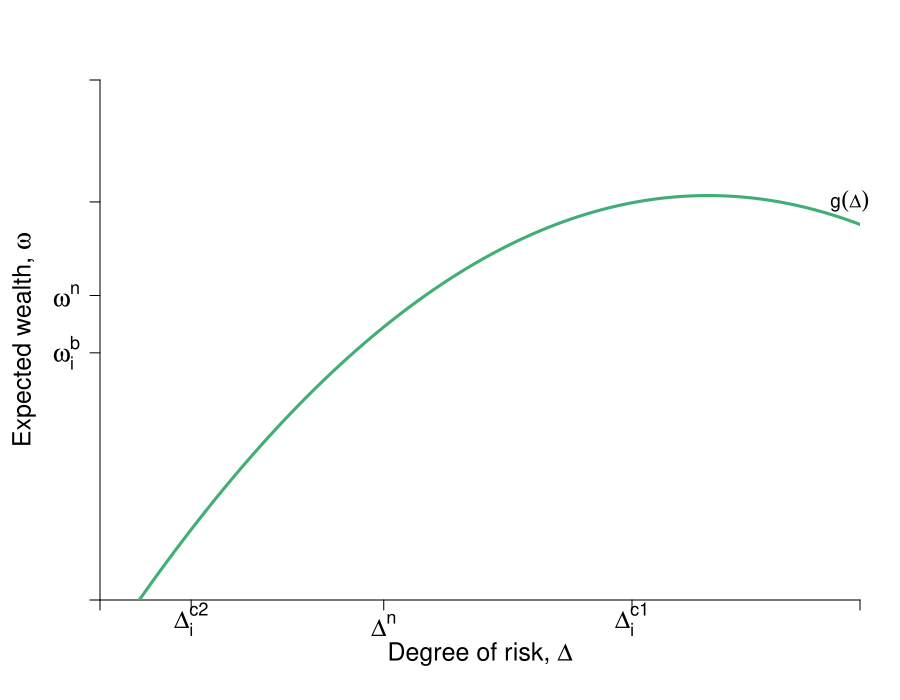

This figure's R source:
#Graph Designer: Simon Halliday & Madeleine Wettach '20
#Authors: Bowles, Foley and Halliday
#Title: Microeconomics: Competition, Conflict and Coordination

require(shape)
library(pBrackets)
pdf(file = "risk/step_by_step_graphs_4/risk_return_insurance_a_step1.pdf", width = 9, height = 7)

#Set parameters for graphics
axislabelsize <- 1.5
labelsize <- 1.2
graphlinewidth <- 3
segmentlinewidth <- 2
a <- c(2, 4, 6)


COL <- c("#7fc97f", "#beaed4", "#fdc086", "#ffff99", "#386cb0", "#f0027f", "#bf5b17", "#666666")
COLA <- c("#e0f3db", "#99d8c9","#66c2a4","#41ae76", "#238b45", "#005824")
COLB <- c("#c6dbef", "#4eb3d3", "#2b8cbe", "#0868ac","#084081")
COLC <- c("#fcfbfd", "#efedf5", "#dadaeb", "#bcbddc", "#9e9ac8", "#807dba", "#6a51a3", "#54278f", "#3f007d")

par(mar =  c(5, 5, 4, 2))
xlims <- c(0, 15)
ylims <- c(0, 18)

riskreturn <- function(g, int1 = 14, int2 = 4, coeff = 1/3){
  int1 - (int2 - (coeff)*g)^2
}

uA <- function(omega, g, slope = 0.5){
  omega + omega*g  - slope*g^2
}

indiffA <- function(g, intercept = 3, slope = 0.125){
  intercept  + slope*g^2
}

insurance <- function(g, intercept = 10, slope = 0.36){
  intercept  + slope*g
}

#Plot command 
plot(0, 0, xlim = xlims, ylim = ylims, 
     type = "n",
     xlab = expression(paste("")),
     ylab = expression(paste("")), 
     axes = FALSE,
     cex.lab = axislabelsize, 
     bty = "n", 
     xaxs="i", 
     yaxs="i"
)


#Customize ticks and labels for the plot
ticksy <- c(0,  riskreturn(g = 5.0), insurance(g = 1.5), insurance(g = 10.5), ylims[2])
ylabels <- c(NA, expression(paste(omega[i]^b)), expression(paste(omega^n)), NA, NA)
ticksx <- c(0, 1.8, 5.6, 10.5, xlims[2])
xlabels <- c(NA, expression(paste(Delta[i]^{c2})), expression(paste(Delta^n)), expression(paste(Delta[i]^{c1})), NA)

axis(1, at = ticksx, pos = 0, labels = xlabels, cex.axis = axislabelsize)
axis(2, at = ticksy, pos = 0, labels = ylabels, las = 1, cex.axis = axislabelsize)
mtext(expression(paste("Degree of risk, ", Delta)), side=1, line = 2.5, cex = axislabelsize)
text(xlims[1] - 1.5, ylims[2] - 0.5*(ylims[2] - ylims[1]), expression(paste("Expected wealth, ", omega)), xpd = TRUE, cex = axislabelsize, srt = 90) 


npts <- 500 
xx1 <- seq(xlims[1], xlims[2], length.out = npts)
lines(xx1, riskreturn(xx1, int1 = 14, int2 = 4, coeff = 1/3), col = COLA[4], lwd = graphlinewidth, lty = 1)
####lines(xx1, insurance(xx1, intercept = 7.4), col = COL[3], lwd = segmentlinewidth, lty = 2)
####lines(xx1, indiffA(xx1, intercept = 7.75, slope = 0.115), col = COLB[4], lwd = graphlinewidth, lty = 1)




#Add points a, b, c and c
#segments(5.6, 0, 5.6, riskreturn(g = 5.6), lty = 2, col = "gray", lwd = segmentlinewidth)
#segments(0, riskreturn(g = 5.6), 5.6, riskreturn(g = 5.6), lty = 2, col = "gray", lwd = segmentlinewidth)
#points(5.6, riskreturn(g = 5.6), pch = 16, col = "black", cex = 1.5)
#text(5.6 + 0.25, riskreturn(g = 5.6) - 0.3, expression(n), cex = labelsize)


#segments(10.5, 0, 10.5, riskreturn(g = 10.5) , lty = 2, col = "gray", lwd = segmentlinewidth)
#segments(0, riskreturn(g = 10.5) , 10.5, riskreturn(g = 10.5) , lty = 2, col = "gray", lwd = segmentlinewidth)
##points(10.5, riskreturn(g = 10.5) , pch = 16, col = "black", cex = 1.5)
##text(12 + 0.25, riskreturn(g = 12) - 0.3, expression(d), cex = labelsize)

#segments(0, insurance(g = 1.8), 10.5, insurance(g = 1.8), lty = 2, col = "gray", lwd = segmentlinewidth)
#segments(1.8, 0, 1.8, insurance(g = 1.8), lty = 2, col = "gray", lwd = segmentlinewidth)
#points(1.8, insurance(g = 1.8) , pch = 16, col = "black", cex = 1.5)
#text(1.8, insurance(g = 1.8) + 0.6, expression(paste(c^2)), cex = labelsize)



#points(10.5, riskreturn(g = 10.5) , pch = 16, col = "black", cex = 1.5)
#text(10.5, riskreturn(g = 10.5) + 0.6, expression(paste(c^1)), cex = labelsize)

#brackets(x1 = 10.7, y1 = riskreturn(10.5)  - 0.1, 
#         x2 = 10.7, y2 = insurance(1.8),  
#         ticks = 0.5, curvature = 0.5, type = 1, h = 0.5,
#         col = "black", lwd = 1, lty = 1, xpd = TRUE)
#text(11.7, 12.1, expression(paste(p%.%i == phantom())), xpd = TRUE, cex = labelsize)
#text(13, 12.3, expression(paste("insurance")), xpd = TRUE, cex = labelsize)
#text(13, 11.7, expression(paste("premium")), xpd = TRUE, cex = labelsize)

#Arrows(5.8, 3, 10.2, 3, 
#       col = "black", lty = 2, lwd = 2, arr.type = "triangle", 
#       arr.lwd = 0.5, code = 2)
#text(8.05, 4, expression(paste("Increased risk-taking")), xpd = TRUE)
#text(8.05, 3.5, expression(paste("due to insurance")), xpd = TRUE)


#Arrows(10.4, 2, 2, 2, 
#       col = "black", lty = 1, lwd = 2, arr.type = "triangle", 
#       arr.lwd = 0.5, code = 2)
#text(3.75, 1.55, expression(paste("Decreased")), xpd = TRUE)
#text(3.75, 1, expression(paste("risk exposure")), xpd = TRUE)
#text(3.75, 0.5, expression(paste("due to insurance, i")), xpd = TRUE)


#text(14, 16.2, expression(paste("insurance")), xpd = TRUE)
#text(14, 15.6, expression(paste("contract")), xpd = TRUE)


#Label risk return schedule
text(14.8, 13.8, expression(paste(g(Delta))), cex = labelsize, xpd = TRUE)


#Label value functions
#text(9.9, 17, expression(u[1]), cex = labelsize)
#text(7.6, 17, expression(u[3]), cex = labelsize)


#Frame for comment
#segments(1.4, 17.7, 4.6, 17.7, lty = 1, col = "black", lwd = segmentlinewidth)
#segments(1.4, 17.7, 1.4, 14.5, lty = 1, col = "black", lwd = segmentlinewidth)
#segments(4.6, 14.5, 4.6, 17.7, lty = 1, col = "black", lwd = segmentlinewidth)
#segments(1.4, 14.5, 4.6, 14.5, lty = 1, col = "black", lwd = segmentlinewidth)


#text(3, 17.3, expression(paste("Insurance increases")), xpd = TRUE)
#text(3, 16.7, expression(paste("risk-taking,")), xpd = TRUE)
#text(3, 16.1, expression(paste("reduces risk")), xpd = TRUE)
#text(3, 15.5, expression(paste("exposure and ")), xpd = TRUE)
#text(3, 14.9, expression(paste("maximizes utility ")), xpd = TRUE)


dev.off()
